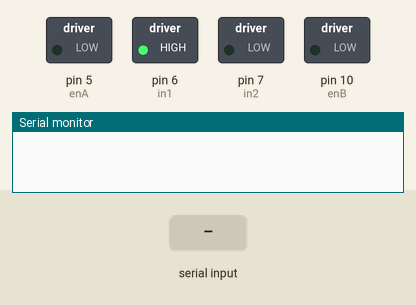
Recording of a sketch running on a simulated Arduino Uno, built with avr-gcc and run on an emulated ATmega328P. Parts: switched loads named in the sketch (green lamp = pin HIGH), the last lines printed to the serial monitor. The test bench sets the inputs (shaded band).

Above: at 1.2 s.
1.3 s: "e90\n" received over Serial
2.8 s: byte 114 ('r') received over Serial
4.3 s: "v90\n" received over Serial
At 5.9 s:
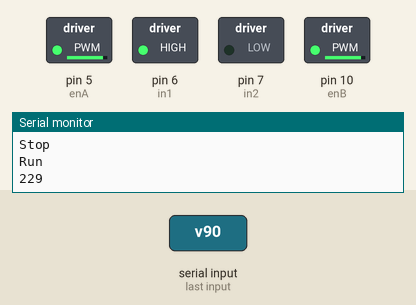
6.7 s: byte 118 ('v') received over Serial
At 8.9 s:
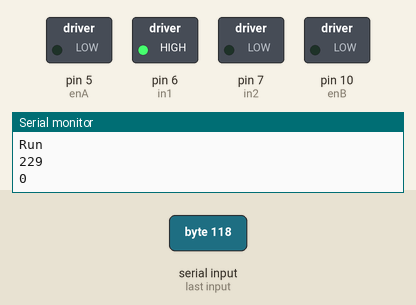
Timing chart, 0 to 10.1 s (numbered marks = the images above; inputs shaded):
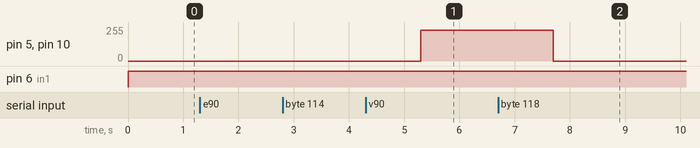

Measured:
- after the input at 4.3 s, pin 5 (enA), pin 10 (enB): 0/255 → 229/255 after 1.0 s
- after the input at 6.7 s, pin 5 (enA), pin 10 (enB): 229/255 → 0/255 after 1.0 s

The sketch:

TRR.ino
```cpp
//Khai báo chân tín hiệu motor A
int enA = 5;
int in1 = 6;
int in2 = 7;

//Khai báo chân tín hiệu cho motor B
int in3 = 8;
int in4 = 9;
int enB = 10;

bool run = false;
int velocity,pwm;

void setup() {

  pinMode(enA, OUTPUT);
  pinMode(in1, OUTPUT);
  pinMode(in2, OUTPUT);
  pinMode(enA, OUTPUT);
  pinMode(in1, OUTPUT);
  pinMode(in2, OUTPUT);

    // Khởi tạo kết nối Serial để hiển thị giá trị xung
  Serial.begin(115200);
}

void loop() {
  // Kiểm tra xem có dữ liệu đến trên cổng Serial không
  if (Serial.available() > 0) {
    // Đọc dữ liệu từ cổng UART
    char receivedChar = Serial.read();

    switch (receivedChar) {
      case 'e':
        run = false; // Dừng động cơ
        Serial.println("Stop");
        break;
      case 'r':
        run = true; // Cho phép động cơ chạy
        Serial.println("Run");
        break;
      case 'v':
        // Đọc dữ liệu vị trí mong muốn
        if (run == true) {
          String inputString = Serial.readStringUntil('\0');
          velocity = inputString.toInt();
          pwm = velocity*255/100; // % pwm
          Serial.println(pwm);
        }
        break;
      default:
        // Xử lý dữ liệu khác nếu cần
        break;
    }
  }

  motorDrive(pwm);
}
void motorDrive(int pwm) {
  if (run == true) {
    digitalWrite(in1, HIGH);
    digitalWrite(in2, LOW);
    analogWrite(enA, pwm);

    digitalWrite(in3, LOW);
    digitalWrite(in4, HIGH);
    analogWrite(enB, pwm);
  }
  else {
    digitalWrite(in1, HIGH);
    digitalWrite(in2, LOW);
    analogWrite(enA, 0);

    digitalWrite(in3, LOW);
    digitalWrite(in4, HIGH);
    analogWrite(enB, 0);
  }
}
```
